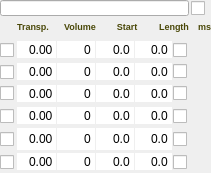
<?xml version="1.0" encoding="UTF-8"?>
<ui version="4.0">
 <class>Patch_widget</class>
 <widget class="QWidget" name="Patch_widget">
  <property name="geometry">
   <rect>
    <x>0</x>
    <y>0</y>
    <width>211</width>
    <height>173</height>
   </rect>
  </property>
  <property name="sizePolicy">
   <sizepolicy hsizetype="Fixed" vsizetype="Fixed">
    <horstretch>0</horstretch>
    <verstretch>0</verstretch>
   </sizepolicy>
  </property>
  <property name="windowTitle">
   <string>Form</string>
  </property>
  <layout class="QVBoxLayout" name="verticalLayout">
   <property name="spacing">
    <number>0</number>
   </property>
   <property name="margin">
    <number>0</number>
   </property>
   <item>
    <widget class="QWidget" name="widget" native="true">
     <property name="sizePolicy">
      <sizepolicy hsizetype="Preferred" vsizetype="Maximum">
       <horstretch>0</horstretch>
       <verstretch>0</verstretch>
      </sizepolicy>
     </property>
     <property name="maximumSize">
      <size>
       <width>16777215</width>
       <height>16</height>
      </size>
     </property>
     <layout class="QHBoxLayout" name="horizontalLayout">
      <property name="spacing">
       <number>2</number>
      </property>
      <property name="margin">
       <number>0</number>
      </property>
      <item>
       <widget class="QLineEdit" name="name_widget">
        <property name="sizePolicy">
         <sizepolicy hsizetype="Expanding" vsizetype="Maximum">
          <horstretch>0</horstretch>
          <verstretch>0</verstretch>
         </sizepolicy>
        </property>
        <property name="focusPolicy">
         <enum>Qt::WheelFocus</enum>
        </property>
        <property name="alignment">
         <set>Qt::AlignJustify|Qt::AlignVCenter</set>
        </property>
       </widget>
      </item>
      <item>
       <widget class="QCheckBox" name="through_onoff">
        <property name="maximumSize">
         <size>
          <width>20</width>
          <height>16777215</height>
         </size>
        </property>
        <property name="toolTip">
         <string>&lt;html&gt;&lt;head/&gt;&lt;body&gt;&lt;p&gt;Send events through. Incoming events such as note on and note off are forwarded to the event-connected instruments (i.e. connected through the green lines).&lt;/p&gt;&lt;p&gt;Normally, this setting is convenient, but for note manipulation effects such as PD arpeggiators or VST midi effects , it should be turned off.&lt;/p&gt;&lt;p&gt;Enabling this option has no impact on the performance if no instruments are event-connected.&lt;/p&gt;&lt;/body&gt;&lt;/html&gt;</string>
        </property>
        <property name="text">
         <string>T</string>
        </property>
       </widget>
      </item>
     </layout>
    </widget>
   </item>
   <item>
    <widget class="QWidget" name="voices_widget" native="true">
     <layout class="QVBoxLayout" name="verticalLayout_9">
      <property name="spacing">
       <number>1</number>
      </property>
      <property name="margin">
       <number>0</number>
      </property>
      <item>
       <layout class="QHBoxLayout" name="horizontalLayout_22">
        <property name="spacing">
         <number>1</number>
        </property>
        <property name="rightMargin">
         <number>0</number>
        </property>
        <item>
         <spacer name="horizontalSpacer_9">
          <property name="orientation">
           <enum>Qt::Horizontal</enum>
          </property>
          <property name="sizeType">
           <enum>QSizePolicy::Fixed</enum>
          </property>
          <property name="sizeHint" stdset="0">
           <size>
            <width>10</width>
            <height>2</height>
           </size>
          </property>
         </spacer>
        </item>
        <item>
         <widget class="QLabel" name="nd_label4">
          <property name="text">
           <string>&lt;html&gt;&lt;head/&gt;&lt;body&gt;&lt;p&gt;&lt;span style=&quot; font-size:7pt; font-weight:600; color:#4a4808;&quot;&gt;Transp.&lt;/span&gt;&lt;/p&gt;&lt;/body&gt;&lt;/html&gt;</string>
          </property>
          <property name="alignment">
           <set>Qt::AlignCenter</set>
          </property>
         </widget>
        </item>
        <item>
         <widget class="QLabel" name="nd_label1">
          <property name="text">
           <string>&lt;html&gt;&lt;head/&gt;&lt;body&gt;&lt;p&gt;&lt;span style=&quot; font-size:7pt; font-weight:600; color:#4a4808;&quot;&gt;Volume&lt;/span&gt;&lt;/p&gt;&lt;/body&gt;&lt;/html&gt;</string>
          </property>
          <property name="scaledContents">
           <bool>false</bool>
          </property>
          <property name="alignment">
           <set>Qt::AlignCenter</set>
          </property>
          <property name="indent">
           <number>-1</number>
          </property>
         </widget>
        </item>
        <item>
         <widget class="QLabel" name="nd_label2">
          <property name="text">
           <string>&lt;html&gt;&lt;head/&gt;&lt;body&gt;&lt;p&gt;&lt;span style=&quot; font-size:7pt; font-weight:600; color:#4a4808;&quot;&gt;Start&lt;/span&gt;&lt;/p&gt;&lt;/body&gt;&lt;/html&gt;</string>
          </property>
          <property name="alignment">
           <set>Qt::AlignCenter</set>
          </property>
         </widget>
        </item>
        <item>
         <widget class="QLabel" name="nd_label3">
          <property name="sizePolicy">
           <sizepolicy hsizetype="Minimum" vsizetype="Minimum">
            <horstretch>0</horstretch>
            <verstretch>0</verstretch>
           </sizepolicy>
          </property>
          <property name="text">
           <string>&lt;html&gt;&lt;head/&gt;&lt;body&gt;&lt;p&gt;&lt;span style=&quot; font-size:7pt; font-weight:600; color:#4a4808;&quot;&gt;Length&lt;/span&gt;&lt;/p&gt;&lt;/body&gt;&lt;/html&gt;</string>
          </property>
          <property name="alignment">
           <set>Qt::AlignCenter</set>
          </property>
         </widget>
        </item>
        <item>
         <widget class="QLabel" name="timeformat_label">
          <property name="sizePolicy">
           <sizepolicy hsizetype="Fixed" vsizetype="Minimum">
            <horstretch>0</horstretch>
            <verstretch>0</verstretch>
           </sizepolicy>
          </property>
          <property name="text">
           <string>&lt;html&gt;&lt;head/&gt;&lt;body&gt;&lt;p&gt;&lt;span style=&quot; font-size:7pt; font-weight:600; color:#4a4808;&quot;&gt;ms&lt;/span&gt;&lt;/p&gt;&lt;/body&gt;&lt;/html&gt;</string>
          </property>
          <property name="alignment">
           <set>Qt::AlignCenter</set>
          </property>
         </widget>
        </item>
       </layout>
      </item>
      <item>
       <layout class="QHBoxLayout" name="horizontalLayout_14">
        <property name="spacing">
         <number>1</number>
        </property>
        <item>
         <widget class="QCheckBox" name="o1">
          <property name="sizePolicy">
           <sizepolicy hsizetype="Fixed" vsizetype="Minimum">
            <horstretch>0</horstretch>
            <verstretch>0</verstretch>
           </sizepolicy>
          </property>
          <property name="text">
           <string/>
          </property>
         </widget>
        </item>
        <item>
         <spacer name="horizontalSpacer">
          <property name="orientation">
           <enum>Qt::Horizontal</enum>
          </property>
          <property name="sizeType">
           <enum>QSizePolicy::Fixed</enum>
          </property>
          <property name="sizeHint" stdset="0">
           <size>
            <width>2</width>
            <height>20</height>
           </size>
          </property>
         </spacer>
        </item>
        <item>
         <widget class="QDoubleSpinBox" name="t1">
          <property name="toolTip">
           <string>Transpose voice</string>
          </property>
          <property name="frame">
           <bool>false</bool>
          </property>
          <property name="alignment">
           <set>Qt::AlignRight|Qt::AlignTrailing|Qt::AlignVCenter</set>
          </property>
          <property name="buttonSymbols">
           <enum>QAbstractSpinBox::NoButtons</enum>
          </property>
          <property name="minimum">
           <double>-99.000000000000000</double>
          </property>
          <property name="singleStep">
           <double>0.250000000000000</double>
          </property>
         </widget>
        </item>
        <item>
         <widget class="QSpinBox" name="v1">
          <property name="frame">
           <bool>false</bool>
          </property>
          <property name="alignment">
           <set>Qt::AlignRight|Qt::AlignTrailing|Qt::AlignVCenter</set>
          </property>
          <property name="buttonSymbols">
           <enum>QAbstractSpinBox::NoButtons</enum>
          </property>
          <property name="minimum">
           <number>-35</number>
          </property>
          <property name="maximum">
           <number>70</number>
          </property>
         </widget>
        </item>
        <item>
         <widget class="QDoubleSpinBox" name="s1">
          <property name="frame">
           <bool>false</bool>
          </property>
          <property name="alignment">
           <set>Qt::AlignRight|Qt::AlignTrailing|Qt::AlignVCenter</set>
          </property>
          <property name="buttonSymbols">
           <enum>QAbstractSpinBox::NoButtons</enum>
          </property>
          <property name="decimals">
           <number>1</number>
          </property>
          <property name="maximum">
           <double>999.899999999999977</double>
          </property>
          <property name="singleStep">
           <double>10.000000000000000</double>
          </property>
         </widget>
        </item>
        <item>
         <widget class="QDoubleSpinBox" name="l1">
          <property name="frame">
           <bool>false</bool>
          </property>
          <property name="alignment">
           <set>Qt::AlignRight|Qt::AlignTrailing|Qt::AlignVCenter</set>
          </property>
          <property name="buttonSymbols">
           <enum>QAbstractSpinBox::NoButtons</enum>
          </property>
          <property name="decimals">
           <number>1</number>
          </property>
          <property name="maximum">
           <double>999.899999999999977</double>
          </property>
          <property name="singleStep">
           <double>10.000000000000000</double>
          </property>
         </widget>
        </item>
        <item>
         <widget class="QCheckBox" name="f1">
          <property name="sizePolicy">
           <sizepolicy hsizetype="Minimum" vsizetype="Minimum">
            <horstretch>0</horstretch>
            <verstretch>0</verstretch>
           </sizepolicy>
          </property>
          <property name="text">
           <string/>
          </property>
         </widget>
        </item>
       </layout>
      </item>
      <item>
       <layout class="QHBoxLayout" name="horizontalLayout_15">
        <property name="spacing">
         <number>1</number>
        </property>
        <item>
         <widget class="QCheckBox" name="o2">
          <property name="sizePolicy">
           <sizepolicy hsizetype="Fixed" vsizetype="Minimum">
            <horstretch>0</horstretch>
            <verstretch>0</verstretch>
           </sizepolicy>
          </property>
          <property name="text">
           <string/>
          </property>
         </widget>
        </item>
        <item>
         <spacer name="horizontalSpacer_2">
          <property name="orientation">
           <enum>Qt::Horizontal</enum>
          </property>
          <property name="sizeType">
           <enum>QSizePolicy::Fixed</enum>
          </property>
          <property name="sizeHint" stdset="0">
           <size>
            <width>2</width>
            <height>20</height>
           </size>
          </property>
         </spacer>
        </item>
        <item>
         <widget class="QDoubleSpinBox" name="t2">
          <property name="sizePolicy">
           <sizepolicy hsizetype="Minimum" vsizetype="Fixed">
            <horstretch>0</horstretch>
            <verstretch>0</verstretch>
           </sizepolicy>
          </property>
          <property name="frame">
           <bool>false</bool>
          </property>
          <property name="alignment">
           <set>Qt::AlignRight|Qt::AlignTrailing|Qt::AlignVCenter</set>
          </property>
          <property name="buttonSymbols">
           <enum>QAbstractSpinBox::NoButtons</enum>
          </property>
          <property name="minimum">
           <double>-99.000000000000000</double>
          </property>
          <property name="singleStep">
           <double>0.250000000000000</double>
          </property>
         </widget>
        </item>
        <item>
         <widget class="QSpinBox" name="v2">
          <property name="sizePolicy">
           <sizepolicy hsizetype="Minimum" vsizetype="Fixed">
            <horstretch>0</horstretch>
            <verstretch>0</verstretch>
           </sizepolicy>
          </property>
          <property name="frame">
           <bool>false</bool>
          </property>
          <property name="alignment">
           <set>Qt::AlignRight|Qt::AlignTrailing|Qt::AlignVCenter</set>
          </property>
          <property name="buttonSymbols">
           <enum>QAbstractSpinBox::NoButtons</enum>
          </property>
          <property name="minimum">
           <number>-35</number>
          </property>
          <property name="maximum">
           <number>70</number>
          </property>
         </widget>
        </item>
        <item>
         <widget class="QDoubleSpinBox" name="s2">
          <property name="sizePolicy">
           <sizepolicy hsizetype="Minimum" vsizetype="Fixed">
            <horstretch>0</horstretch>
            <verstretch>0</verstretch>
           </sizepolicy>
          </property>
          <property name="frame">
           <bool>false</bool>
          </property>
          <property name="alignment">
           <set>Qt::AlignRight|Qt::AlignTrailing|Qt::AlignVCenter</set>
          </property>
          <property name="buttonSymbols">
           <enum>QAbstractSpinBox::NoButtons</enum>
          </property>
          <property name="decimals">
           <number>1</number>
          </property>
          <property name="maximum">
           <double>999.899999999999977</double>
          </property>
          <property name="singleStep">
           <double>10.000000000000000</double>
          </property>
         </widget>
        </item>
        <item>
         <widget class="QDoubleSpinBox" name="l2">
          <property name="sizePolicy">
           <sizepolicy hsizetype="Minimum" vsizetype="Fixed">
            <horstretch>0</horstretch>
            <verstretch>0</verstretch>
           </sizepolicy>
          </property>
          <property name="frame">
           <bool>false</bool>
          </property>
          <property name="alignment">
           <set>Qt::AlignRight|Qt::AlignTrailing|Qt::AlignVCenter</set>
          </property>
          <property name="buttonSymbols">
           <enum>QAbstractSpinBox::NoButtons</enum>
          </property>
          <property name="decimals">
           <number>1</number>
          </property>
          <property name="maximum">
           <double>999.899999999999977</double>
          </property>
          <property name="singleStep">
           <double>10.000000000000000</double>
          </property>
         </widget>
        </item>
        <item>
         <widget class="QCheckBox" name="f2">
          <property name="sizePolicy">
           <sizepolicy hsizetype="Minimum" vsizetype="Fixed">
            <horstretch>0</horstretch>
            <verstretch>0</verstretch>
           </sizepolicy>
          </property>
          <property name="text">
           <string/>
          </property>
         </widget>
        </item>
       </layout>
      </item>
      <item>
       <layout class="QHBoxLayout" name="horizontalLayout_16">
        <property name="spacing">
         <number>1</number>
        </property>
        <item>
         <widget class="QCheckBox" name="o3">
          <property name="sizePolicy">
           <sizepolicy hsizetype="Fixed" vsizetype="Minimum">
            <horstretch>0</horstretch>
            <verstretch>0</verstretch>
           </sizepolicy>
          </property>
          <property name="text">
           <string/>
          </property>
         </widget>
        </item>
        <item>
         <spacer name="horizontalSpacer_3">
          <property name="orientation">
           <enum>Qt::Horizontal</enum>
          </property>
          <property name="sizeType">
           <enum>QSizePolicy::Fixed</enum>
          </property>
          <property name="sizeHint" stdset="0">
           <size>
            <width>2</width>
            <height>20</height>
           </size>
          </property>
         </spacer>
        </item>
        <item>
         <widget class="QDoubleSpinBox" name="t3">
          <property name="frame">
           <bool>false</bool>
          </property>
          <property name="alignment">
           <set>Qt::AlignRight|Qt::AlignTrailing|Qt::AlignVCenter</set>
          </property>
          <property name="buttonSymbols">
           <enum>QAbstractSpinBox::NoButtons</enum>
          </property>
          <property name="minimum">
           <double>-99.000000000000000</double>
          </property>
          <property name="singleStep">
           <double>0.250000000000000</double>
          </property>
         </widget>
        </item>
        <item>
         <widget class="QSpinBox" name="v3">
          <property name="frame">
           <bool>false</bool>
          </property>
          <property name="alignment">
           <set>Qt::AlignRight|Qt::AlignTrailing|Qt::AlignVCenter</set>
          </property>
          <property name="buttonSymbols">
           <enum>QAbstractSpinBox::NoButtons</enum>
          </property>
          <property name="minimum">
           <number>-35</number>
          </property>
          <property name="maximum">
           <number>70</number>
          </property>
         </widget>
        </item>
        <item>
         <widget class="QDoubleSpinBox" name="s3">
          <property name="frame">
           <bool>false</bool>
          </property>
          <property name="alignment">
           <set>Qt::AlignRight|Qt::AlignTrailing|Qt::AlignVCenter</set>
          </property>
          <property name="buttonSymbols">
           <enum>QAbstractSpinBox::NoButtons</enum>
          </property>
          <property name="decimals">
           <number>1</number>
          </property>
          <property name="maximum">
           <double>999.899999999999977</double>
          </property>
          <property name="singleStep">
           <double>10.000000000000000</double>
          </property>
         </widget>
        </item>
        <item>
         <widget class="QDoubleSpinBox" name="l3">
          <property name="frame">
           <bool>false</bool>
          </property>
          <property name="alignment">
           <set>Qt::AlignRight|Qt::AlignTrailing|Qt::AlignVCenter</set>
          </property>
          <property name="buttonSymbols">
           <enum>QAbstractSpinBox::NoButtons</enum>
          </property>
          <property name="decimals">
           <number>1</number>
          </property>
          <property name="maximum">
           <double>999.899999999999977</double>
          </property>
          <property name="singleStep">
           <double>10.000000000000000</double>
          </property>
         </widget>
        </item>
        <item>
         <widget class="QCheckBox" name="f3">
          <property name="sizePolicy">
           <sizepolicy hsizetype="Minimum" vsizetype="Minimum">
            <horstretch>0</horstretch>
            <verstretch>0</verstretch>
           </sizepolicy>
          </property>
          <property name="text">
           <string/>
          </property>
         </widget>
        </item>
       </layout>
      </item>
      <item>
       <layout class="QHBoxLayout" name="horizontalLayout_17">
        <property name="spacing">
         <number>1</number>
        </property>
        <item>
         <widget class="QCheckBox" name="o4">
          <property name="sizePolicy">
           <sizepolicy hsizetype="Fixed" vsizetype="Minimum">
            <horstretch>0</horstretch>
            <verstretch>0</verstretch>
           </sizepolicy>
          </property>
          <property name="text">
           <string/>
          </property>
         </widget>
        </item>
        <item>
         <spacer name="horizontalSpacer_7">
          <property name="orientation">
           <enum>Qt::Horizontal</enum>
          </property>
          <property name="sizeType">
           <enum>QSizePolicy::Fixed</enum>
          </property>
          <property name="sizeHint" stdset="0">
           <size>
            <width>2</width>
            <height>20</height>
           </size>
          </property>
         </spacer>
        </item>
        <item>
         <widget class="QDoubleSpinBox" name="t4">
          <property name="frame">
           <bool>false</bool>
          </property>
          <property name="alignment">
           <set>Qt::AlignRight|Qt::AlignTrailing|Qt::AlignVCenter</set>
          </property>
          <property name="buttonSymbols">
           <enum>QAbstractSpinBox::NoButtons</enum>
          </property>
          <property name="minimum">
           <double>-99.000000000000000</double>
          </property>
          <property name="singleStep">
           <double>0.250000000000000</double>
          </property>
         </widget>
        </item>
        <item>
         <widget class="QSpinBox" name="v4">
          <property name="frame">
           <bool>false</bool>
          </property>
          <property name="alignment">
           <set>Qt::AlignRight|Qt::AlignTrailing|Qt::AlignVCenter</set>
          </property>
          <property name="buttonSymbols">
           <enum>QAbstractSpinBox::NoButtons</enum>
          </property>
          <property name="minimum">
           <number>-35</number>
          </property>
          <property name="maximum">
           <number>70</number>
          </property>
         </widget>
        </item>
        <item>
         <widget class="QDoubleSpinBox" name="s4">
          <property name="frame">
           <bool>false</bool>
          </property>
          <property name="alignment">
           <set>Qt::AlignRight|Qt::AlignTrailing|Qt::AlignVCenter</set>
          </property>
          <property name="buttonSymbols">
           <enum>QAbstractSpinBox::NoButtons</enum>
          </property>
          <property name="decimals">
           <number>1</number>
          </property>
          <property name="maximum">
           <double>999.899999999999977</double>
          </property>
          <property name="singleStep">
           <double>10.000000000000000</double>
          </property>
         </widget>
        </item>
        <item>
         <widget class="QDoubleSpinBox" name="l4">
          <property name="frame">
           <bool>false</bool>
          </property>
          <property name="alignment">
           <set>Qt::AlignRight|Qt::AlignTrailing|Qt::AlignVCenter</set>
          </property>
          <property name="buttonSymbols">
           <enum>QAbstractSpinBox::NoButtons</enum>
          </property>
          <property name="decimals">
           <number>1</number>
          </property>
          <property name="maximum">
           <double>999.899999999999977</double>
          </property>
          <property name="singleStep">
           <double>10.000000000000000</double>
          </property>
         </widget>
        </item>
        <item>
         <widget class="QCheckBox" name="f4">
          <property name="sizePolicy">
           <sizepolicy hsizetype="Minimum" vsizetype="Minimum">
            <horstretch>0</horstretch>
            <verstretch>0</verstretch>
           </sizepolicy>
          </property>
          <property name="text">
           <string/>
          </property>
         </widget>
        </item>
       </layout>
      </item>
      <item>
       <layout class="QHBoxLayout" name="horizontalLayout_18">
        <property name="spacing">
         <number>1</number>
        </property>
        <property name="sizeConstraint">
         <enum>QLayout::SetDefaultConstraint</enum>
        </property>
        <item>
         <widget class="QCheckBox" name="o5">
          <property name="sizePolicy">
           <sizepolicy hsizetype="Fixed" vsizetype="Minimum">
            <horstretch>0</horstretch>
            <verstretch>0</verstretch>
           </sizepolicy>
          </property>
          <property name="text">
           <string/>
          </property>
         </widget>
        </item>
        <item>
         <spacer name="horizontalSpacer_4">
          <property name="orientation">
           <enum>Qt::Horizontal</enum>
          </property>
          <property name="sizeType">
           <enum>QSizePolicy::Fixed</enum>
          </property>
          <property name="sizeHint" stdset="0">
           <size>
            <width>2</width>
            <height>0</height>
           </size>
          </property>
         </spacer>
        </item>
        <item>
         <widget class="QDoubleSpinBox" name="t5">
          <property name="sizePolicy">
           <sizepolicy hsizetype="Minimum" vsizetype="Minimum">
            <horstretch>0</horstretch>
            <verstretch>0</verstretch>
           </sizepolicy>
          </property>
          <property name="frame">
           <bool>false</bool>
          </property>
          <property name="alignment">
           <set>Qt::AlignRight|Qt::AlignTrailing|Qt::AlignVCenter</set>
          </property>
          <property name="buttonSymbols">
           <enum>QAbstractSpinBox::NoButtons</enum>
          </property>
          <property name="minimum">
           <double>-99.000000000000000</double>
          </property>
          <property name="singleStep">
           <double>0.250000000000000</double>
          </property>
         </widget>
        </item>
        <item>
         <widget class="QSpinBox" name="v5">
          <property name="sizePolicy">
           <sizepolicy hsizetype="Minimum" vsizetype="Minimum">
            <horstretch>0</horstretch>
            <verstretch>0</verstretch>
           </sizepolicy>
          </property>
          <property name="frame">
           <bool>false</bool>
          </property>
          <property name="alignment">
           <set>Qt::AlignRight|Qt::AlignTrailing|Qt::AlignVCenter</set>
          </property>
          <property name="buttonSymbols">
           <enum>QAbstractSpinBox::NoButtons</enum>
          </property>
          <property name="minimum">
           <number>-35</number>
          </property>
          <property name="maximum">
           <number>70</number>
          </property>
         </widget>
        </item>
        <item>
         <widget class="QDoubleSpinBox" name="s5">
          <property name="sizePolicy">
           <sizepolicy hsizetype="Minimum" vsizetype="Minimum">
            <horstretch>0</horstretch>
            <verstretch>0</verstretch>
           </sizepolicy>
          </property>
          <property name="frame">
           <bool>false</bool>
          </property>
          <property name="alignment">
           <set>Qt::AlignRight|Qt::AlignTrailing|Qt::AlignVCenter</set>
          </property>
          <property name="buttonSymbols">
           <enum>QAbstractSpinBox::NoButtons</enum>
          </property>
          <property name="decimals">
           <number>1</number>
          </property>
          <property name="maximum">
           <double>999.899999999999977</double>
          </property>
          <property name="singleStep">
           <double>10.000000000000000</double>
          </property>
         </widget>
        </item>
        <item>
         <widget class="QDoubleSpinBox" name="l5">
          <property name="sizePolicy">
           <sizepolicy hsizetype="Minimum" vsizetype="Minimum">
            <horstretch>0</horstretch>
            <verstretch>0</verstretch>
           </sizepolicy>
          </property>
          <property name="frame">
           <bool>false</bool>
          </property>
          <property name="alignment">
           <set>Qt::AlignRight|Qt::AlignTrailing|Qt::AlignVCenter</set>
          </property>
          <property name="buttonSymbols">
           <enum>QAbstractSpinBox::NoButtons</enum>
          </property>
          <property name="decimals">
           <number>1</number>
          </property>
          <property name="maximum">
           <double>999.899999999999977</double>
          </property>
          <property name="singleStep">
           <double>10.000000000000000</double>
          </property>
         </widget>
        </item>
        <item>
         <widget class="QCheckBox" name="f5">
          <property name="sizePolicy">
           <sizepolicy hsizetype="Minimum" vsizetype="Minimum">
            <horstretch>0</horstretch>
            <verstretch>0</verstretch>
           </sizepolicy>
          </property>
          <property name="text">
           <string/>
          </property>
         </widget>
        </item>
       </layout>
      </item>
      <item>
       <layout class="QHBoxLayout" name="horizontalLayout_19">
        <property name="spacing">
         <number>1</number>
        </property>
        <item>
         <widget class="QCheckBox" name="o6">
          <property name="sizePolicy">
           <sizepolicy hsizetype="Fixed" vsizetype="Minimum">
            <horstretch>0</horstretch>
            <verstretch>0</verstretch>
           </sizepolicy>
          </property>
          <property name="text">
           <string/>
          </property>
         </widget>
        </item>
        <item>
         <spacer name="horizontalSpacer_6">
          <property name="orientation">
           <enum>Qt::Horizontal</enum>
          </property>
          <property name="sizeType">
           <enum>QSizePolicy::Fixed</enum>
          </property>
          <property name="sizeHint" stdset="0">
           <size>
            <width>2</width>
            <height>20</height>
           </size>
          </property>
         </spacer>
        </item>
        <item>
         <widget class="QDoubleSpinBox" name="t6">
          <property name="frame">
           <bool>false</bool>
          </property>
          <property name="alignment">
           <set>Qt::AlignRight|Qt::AlignTrailing|Qt::AlignVCenter</set>
          </property>
          <property name="buttonSymbols">
           <enum>QAbstractSpinBox::NoButtons</enum>
          </property>
          <property name="minimum">
           <double>-99.000000000000000</double>
          </property>
          <property name="singleStep">
           <double>0.250000000000000</double>
          </property>
         </widget>
        </item>
        <item>
         <widget class="QSpinBox" name="v6">
          <property name="frame">
           <bool>false</bool>
          </property>
          <property name="alignment">
           <set>Qt::AlignRight|Qt::AlignTrailing|Qt::AlignVCenter</set>
          </property>
          <property name="buttonSymbols">
           <enum>QAbstractSpinBox::NoButtons</enum>
          </property>
          <property name="minimum">
           <number>-35</number>
          </property>
          <property name="maximum">
           <number>70</number>
          </property>
         </widget>
        </item>
        <item>
         <widget class="QDoubleSpinBox" name="s6">
          <property name="frame">
           <bool>false</bool>
          </property>
          <property name="alignment">
           <set>Qt::AlignRight|Qt::AlignTrailing|Qt::AlignVCenter</set>
          </property>
          <property name="buttonSymbols">
           <enum>QAbstractSpinBox::NoButtons</enum>
          </property>
          <property name="decimals">
           <number>1</number>
          </property>
          <property name="maximum">
           <double>999.899999999999977</double>
          </property>
          <property name="singleStep">
           <double>10.000000000000000</double>
          </property>
         </widget>
        </item>
        <item>
         <widget class="QDoubleSpinBox" name="l6">
          <property name="frame">
           <bool>false</bool>
          </property>
          <property name="alignment">
           <set>Qt::AlignRight|Qt::AlignTrailing|Qt::AlignVCenter</set>
          </property>
          <property name="buttonSymbols">
           <enum>QAbstractSpinBox::NoButtons</enum>
          </property>
          <property name="decimals">
           <number>1</number>
          </property>
          <property name="maximum">
           <double>999.899999999999977</double>
          </property>
          <property name="singleStep">
           <double>10.000000000000000</double>
          </property>
         </widget>
        </item>
        <item>
         <widget class="QCheckBox" name="f6">
          <property name="sizePolicy">
           <sizepolicy hsizetype="Minimum" vsizetype="Minimum">
            <horstretch>0</horstretch>
            <verstretch>0</verstretch>
           </sizepolicy>
          </property>
          <property name="text">
           <string/>
          </property>
         </widget>
        </item>
       </layout>
      </item>
     </layout>
    </widget>
   </item>
  </layout>
 </widget>
 <resources/>
 <connections/>
</ui>
